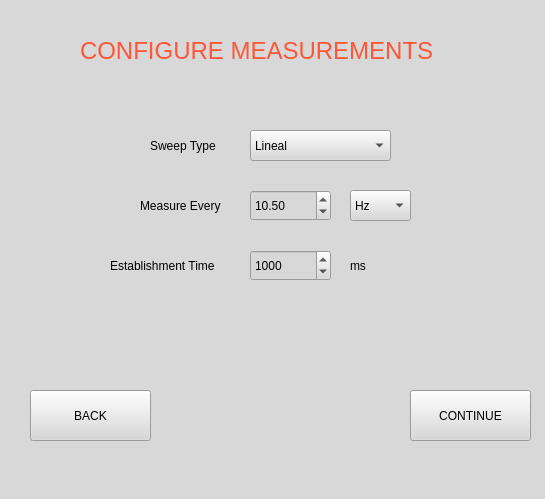
<?xml version="1.0" encoding="UTF-8"?>
<ui version="4.0">
 <class>MainWindow</class>
 <widget class="QMainWindow" name="MainWindow">
  <property name="geometry">
   <rect>
    <x>0</x>
    <y>0</y>
    <width>545</width>
    <height>499</height>
   </rect>
  </property>
  <property name="windowTitle">
   <string>MainWindow</string>
  </property>
  <property name="styleSheet">
   <string notr="true">background-color: rgb(216, 216, 216);</string>
  </property>
  <widget class="QWidget" name="centralwidget">
   <widget class="QLabel" name="label">
    <property name="geometry">
     <rect>
      <x>80</x>
      <y>20</y>
      <width>401</width>
      <height>61</height>
     </rect>
    </property>
    <property name="font">
     <font>
      <family>MS Shell Dlg 2</family>
      <pointsize>18</pointsize>
      <weight>9</weight>
      <italic>false</italic>
      <bold>false</bold>
     </font>
    </property>
    <property name="styleSheet">
     <string notr="true">font: 75 18pt &quot;MS Shell Dlg 2&quot;;
color: rgb(255, 86, 56);</string>
    </property>
    <property name="text">
     <string>CONFIGURE MEASUREMENTS</string>
    </property>
   </widget>
   <widget class="QLabel" name="label_2">
    <property name="geometry">
     <rect>
      <x>150</x>
      <y>130</y>
      <width>81</width>
      <height>31</height>
     </rect>
    </property>
    <property name="text">
     <string>Sweep Type</string>
    </property>
   </widget>
   <widget class="QComboBox" name="sweepTypeBox">
    <property name="geometry">
     <rect>
      <x>250</x>
      <y>130</y>
      <width>141</width>
      <height>31</height>
     </rect>
    </property>
    <item>
     <property name="text">
      <string>Lineal</string>
     </property>
    </item>
    <item>
     <property name="text">
      <string>Logarithmic</string>
     </property>
    </item>
   </widget>
   <widget class="QLabel" name="measureTitleLabel">
    <property name="geometry">
     <rect>
      <x>140</x>
      <y>170</y>
      <width>111</width>
      <height>71</height>
     </rect>
    </property>
    <property name="layoutDirection">
     <enum>Qt::RightToLeft</enum>
    </property>
    <property name="text">
     <string>Measure Every</string>
    </property>
    <property name="wordWrap">
     <bool>true</bool>
    </property>
   </widget>
   <widget class="QPushButton" name="continueButton">
    <property name="geometry">
     <rect>
      <x>410</x>
      <y>390</y>
      <width>121</width>
      <height>51</height>
     </rect>
    </property>
    <property name="text">
     <string>CONTINUE</string>
    </property>
   </widget>
   <widget class="QLabel" name="errorLabel">
    <property name="geometry">
     <rect>
      <x>140</x>
      <y>340</y>
      <width>271</width>
      <height>16</height>
     </rect>
    </property>
    <property name="text">
     <string/>
    </property>
   </widget>
   <widget class="QLabel" name="label_3">
    <property name="geometry">
     <rect>
      <x>110</x>
      <y>240</y>
      <width>131</width>
      <height>51</height>
     </rect>
    </property>
    <property name="text">
     <string>Establishment Time</string>
    </property>
   </widget>
   <widget class="QSpinBox" name="establishmentSpinBox">
    <property name="geometry">
     <rect>
      <x>250</x>
      <y>250</y>
      <width>81</width>
      <height>31</height>
     </rect>
    </property>
    <property name="maximum">
     <number>10000</number>
    </property>
    <property name="singleStep">
     <number>100</number>
    </property>
    <property name="value">
     <number>1000</number>
    </property>
   </widget>
   <widget class="QLabel" name="label_4">
    <property name="geometry">
     <rect>
      <x>350</x>
      <y>250</y>
      <width>55</width>
      <height>31</height>
     </rect>
    </property>
    <property name="text">
     <string>ms</string>
    </property>
   </widget>
   <widget class="QDoubleSpinBox" name="measureSpinBox">
    <property name="geometry">
     <rect>
      <x>250</x>
      <y>190</y>
      <width>81</width>
      <height>31</height>
     </rect>
    </property>
    <property name="maximum">
     <double>99999999.989999994635582</double>
    </property>
    <property name="value">
     <double>10.500000000000000</double>
    </property>
   </widget>
   <widget class="QComboBox" name="measMultiplier">
    <property name="geometry">
     <rect>
      <x>350</x>
      <y>190</y>
      <width>61</width>
      <height>31</height>
     </rect>
    </property>
    <property name="currentIndex">
     <number>0</number>
    </property>
    <item>
     <property name="text">
      <string>Hz</string>
     </property>
    </item>
    <item>
     <property name="text">
      <string>kHz</string>
     </property>
    </item>
    <item>
     <property name="text">
      <string>MHz</string>
     </property>
    </item>
   </widget>
   <widget class="QPushButton" name="backButton">
    <property name="geometry">
     <rect>
      <x>30</x>
      <y>390</y>
      <width>121</width>
      <height>51</height>
     </rect>
    </property>
    <property name="text">
     <string>BACK</string>
    </property>
   </widget>
  </widget>
  <widget class="QMenuBar" name="menubar">
   <property name="geometry">
    <rect>
     <x>0</x>
     <y>0</y>
     <width>545</width>
     <height>26</height>
    </rect>
   </property>
  </widget>
  <widget class="QStatusBar" name="statusbar"/>
 </widget>
 <resources/>
 <connections/>
</ui>
